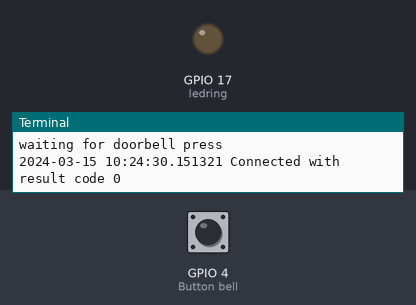
A program run on a simulated Raspberry Pi (BCM pin numbers). Parts: output pins drawn as LEDs (lit = HIGH), the last lines printed to the terminal. The test bench sets the inputs (shaded band); at power-on: GPIO 4 (Button bell) HIGH. The clock reads 2024-03-15 10:24:30 at power-on unless the program sets it; no MQTT or app messages arrive unless stated.

Above: at 1.3 s.
1.4 s: GPIO 4 (Button bell) pulled LOW for 0.15 s
At 1.7 s:
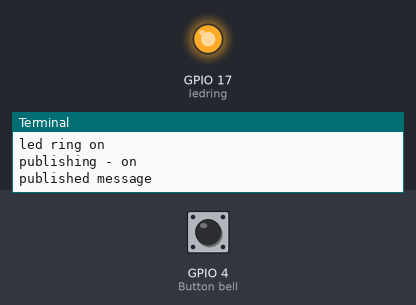
4.5 s: GPIO 4 (Button bell) pulled LOW for 1 s
At 6.9 s:
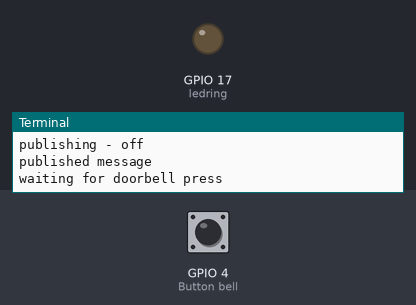
8.0 s: GPIO 4 (Button bell) pulled LOW for 3.2 s
At 9.1 s:
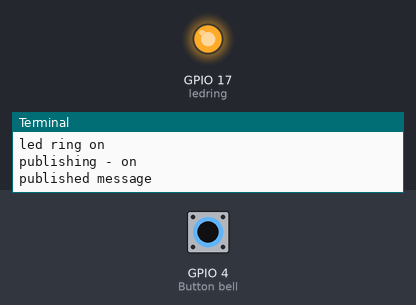
Timing chart, 0 to 11.5 s (numbered marks = the images above; inputs shaded):
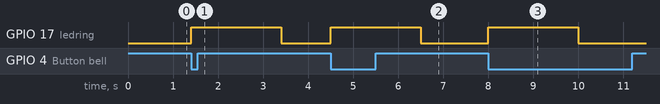

The program:

doorbell.py
```python
'''

2019-02-25 22:49:09.382472 -------------------------------
waiting for doorbell press
2019-02-26 08:25:25.260333 door bell pressed
ledToggle: 0
led ring on
publishing - on
2019-02-26 08:25:26.285726 Connected with result code 0
0
2019-02-26 08:25:26.292555 -------------------------------
waiting for doorbell press
2019-02-26 08:25:34.094656 door bell pressed
ledToggle: 0
led ring on
publishing - on
published message
led ring off
publishing - off
published message
0


'''

from time import sleep
from gpiozero import OutputDevice
from gpiozero import Button
import paho.mqtt.client as mqtt
import datetime

doorbellpressTopic = 'stat/doorbell'

def getTime():
    return datetime.datetime.now().strftime('%Y-%m-%d %H:%M:%S.%f')

ledring = OutputDevice(17)
bell = Button(4)
ledToggle = 0

def activateDoorBell():
    global ledToggle
    if ledToggle == 0:
        print("led ring on")
        ledring.on()
        print("publishing - on")
        client.publish(doorbellpressTopic,"ON")
    elif ledToggle == 1:
        sleep(2)
        print("led ring off")
        ledring.off()
        print("publishing - off")
        client.publish(doorbellpressTopic,"OFF")
    elif ledToggle == 2:
        ledToggle = 0
        print("waiting for doorbell press")

def doorBellPressed():
    global ledToggle
    ledToggle = 0
    print(getTime() + " door bell pressed -------------------------------")
    activateDoorBell()

def on_publish(client,userdata,result):
    global ledToggle
    print("published message")
    ledToggle += 1
    activateDoorBell()

# The callback for when the client receives a CONNACK response from the server.
def on_connect(client, userdata, flags, rc):
    print(getTime() + " Connected with result code "+str(rc))


client = mqtt.Client("doorbell")
client.on_connect = on_connect
client.on_publish = on_publish
client.username_pw_set(username="carl",password="asdf")
client.connect("10.0.0.22", 1883, 60)

bell.when_pressed = doorBellPressed
print("waiting for doorbell press")
client.loop_forever()
```

Measured:
- after the input at 1.4 s, GPIO 17 (ledring): LOW → HIGH at once, → LOW 2.0 s later
- after the input at 4.5 s, GPIO 17 (ledring): LOW → HIGH at once, → LOW 2.0 s later
- after the input at 8.0 s, GPIO 17 (ledring): LOW → HIGH at once, → LOW 2.0 s later
